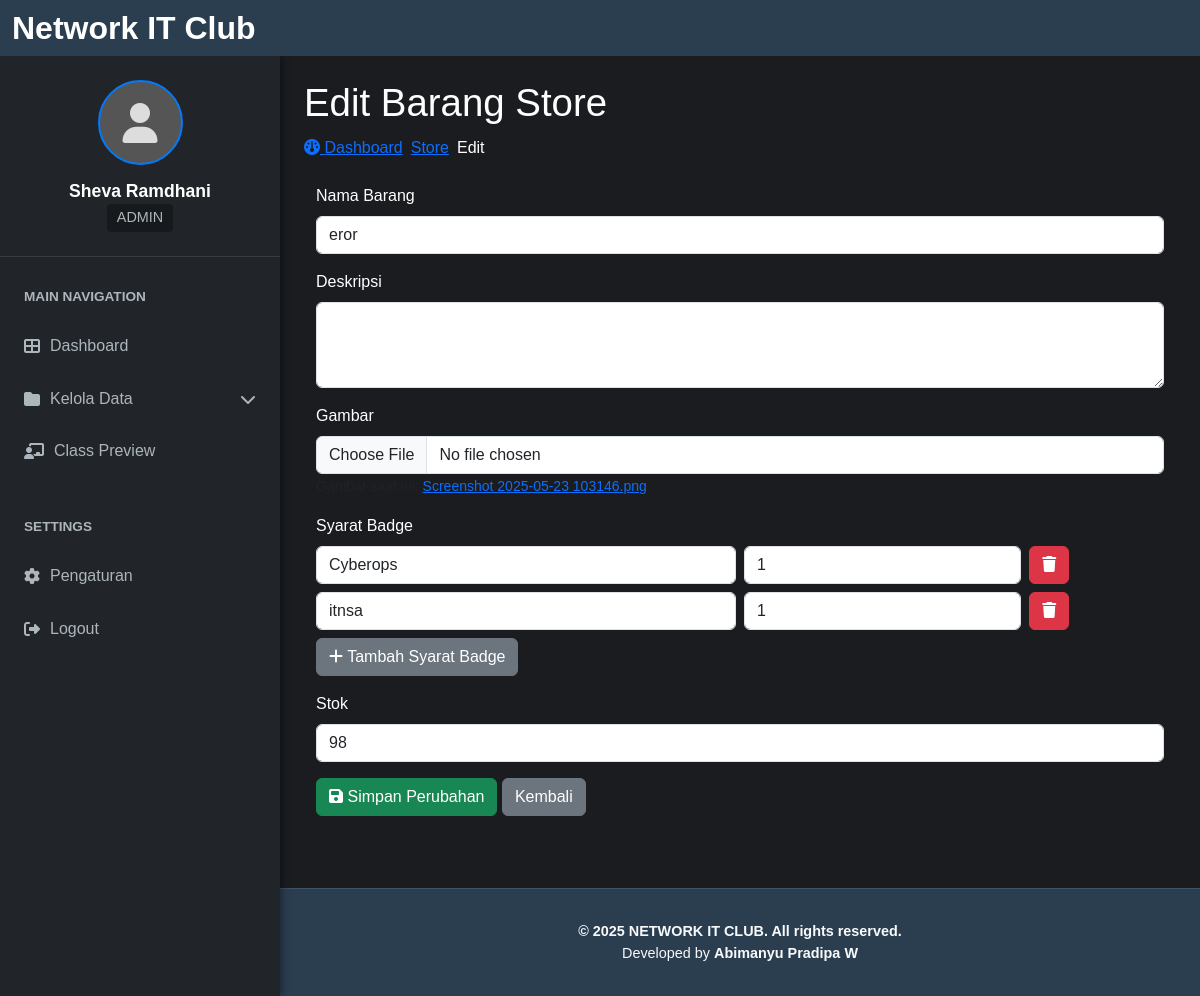
The app's page /dashboard/store/edit.php?id=8 (signed in) with its own data.
### tables this page shows
CREATE TABLE `store_items` (
  `id` int(11) NOT NULL,
  `name` varchar(100) NOT NULL,
  `description` text DEFAULT NULL,
  `image_url` varchar(255) DEFAULT NULL,
  `stock` int(11) DEFAULT 0,
  `created_at` timestamp NOT NULL DEFAULT current_timestamp()
);

CREATE TABLE `store_item_badge_rules` (
  `id` int(11) NOT NULL,
  `store_item_id` int(11) NOT NULL,
  `badge_count_required` int(11) NOT NULL,
  `created_at` timestamp NOT NULL DEFAULT current_timestamp(),
  `badge_id` int(11) DEFAULT NULL
);

### dashboard/store/edit.php (the view, shortened to what this page needs)
<?php
require_once '../../includes/inc_koneksi.php';
require_once '../dashboard_header.php';
$page_title = "Edit Barang Store";
$error = '';
$item_id = isset($_GET['id']) ? (int)$_GET['id'] : 0;
$item_query = mysqli_query($koneksi, "SELECT * FROM store_items WHERE id = $item_id");
if (!$item_query) {
    $error .= " Kesalahan database saat mengambil data barang: " . mysqli_error($koneksi);
    $item = null;
} else {
    $item = mysqli_fetch_assoc($item_query);
}
$item_badges_query = mysqli_query($koneksi, "SELECT badge_id, badge_count_required FROM store_item_badge_rules WHERE store_item_id = $item_id");
$item_badges = [];
if ($item_badges_query) {
    while ($row = mysqli_fetch_assoc($item_badges_query)) {
        $item_badges[] = $row;
    }
} else {
    $error .= " Kesalahan database saat mengambil aturan badge: " . mysqli_error($koneksi);
}
$badges_result = mysqli_query($koneksi, "SELECT id, name FROM badges ORDER BY name");
$badges_data = [];
if ($badges_result) {
    while ($badge_row = mysqli_fetch_assoc($badges_result)) {
        $badges_data[] = $badge_row;
    }
} else {
    $error .= " Kesalahan database saat mengambil daftar badge: " . mysqli_error($koneksi);
}
?>
<div class="content-wrapper mb-5">
    <section class="content-header">
        <h1><?= $page_title ?></h1>
        <ol class="breadcrumb gap-2">
            <li><a href="../../index.php"><i class="fa fa-dashboard"></i> Dashboard</a></li>
            <li><a href="index.php">Store</a></li>
            <li class="active">Edit</li>
        </ol>
    </section>
    <div class="container mt-4">
        <form method="POST" enctype="multipart/form-data">
            <div class="mb-3">
                <label class="form-label">Nama Barang</label>
                <input type="text" name="name" class="form-control" value="<?= htmlspecialchars($item['name'] ?? '') ?>" required>
            </div>
            <div class="mb-3">
                <label class="form-label">Deskripsi</label>
                <textarea name="description" class="form-control" rows="3"><?= htmlspecialchars($item['description'] ?? '') ?></textarea>
            </div>
            <div class="mb-3">
                <label class="form-label">Gambar</label>
                <input type="file" name="image" class="form-control">
                <?php if (!empty($item['image_url'])): ?>
                    <small class="form-text text-muted">Gambar saat ini: <a href="../../uploads/<?= htmlspecialchars($item['image_url']) ?>" target="_blank"><?= htmlspecialchars($item['image_url']) ?></a></small>
                <?php endif; ?>
            </div>
            <div id="badge-section">
                <label class="form-label">Syarat Badge</label>
                <?php if (!empty($item_badges)): ?>
                    <?php foreach ($item_badges as $key => $rule): ?>
                        <div class="row g-2 mb-2 badge-rule-group">
                            <div class="col-md-6">
                                <select name="badge_ids[]" class="form-control" required>
                                    <?php
                                    foreach ($badges_data as $badge):
                                        $selected = ((string)$badge['id'] === (string)($rule['badge_id'] ?? '')) ? 'selected' : '';
                                        echo "<option value=\"" . htmlspecialchars($badge['id']) . "\" {$selected}>" . htmlspecialchars($badge['name']) . "</option>";
                                    endforeach;
                                    ?>
                                </select>
                            </div>
                            <div class="col-md-4">
                                <input type="number" name="badge_counts[]" class="form-control" min="1" placeholder="Jumlah badge" value="<?= htmlspecialchars($rule['badge_count_required'] ?? '') ?>" required>
                            </div>
                            <div class="col-md-2">
                                <button type="button" class="btn btn-danger remove-badge"><i class="fa fa-trash"></i></button>
                            </div>
                        </div>
                    <?php endforeach; ?>
                <?php endif; ?>
            </div>
            <button type="button" class="btn btn-secondary mb-3" id="add-badge-btn"><i class="fa fa-plus"></i> Tambah Syarat Badge</button>
            <div class="mb-3">
                <label class="form-label">Stok</label>
                <input type="number" name="stock" class="form-control" min="0" value="<?= htmlspecialchars($item['stock'] ?? '') ?>" required>
            </div>
            <button type="submit" class="btn btn-success"><i class="fa fa-save"></i> Simpan Perubahan</button>
            <a href="index.php" class="btn btn-secondary">Kembali</a>
        </form>
    </div>
</div>
<?php require_once '../dashboard_footer.php'; ?>

### css/dashboard.css (style rules this page uses)
:root { --sidebar-width: 280px; --navbar-height: 56px; --footer-height: 60px; --header-bg: #2b3e50; --sidebar-bg: #212529; --main-content-bg: #1a1c20; --text-color: #ffffff; --accent-color: #007bff; --muted-text: #adb5bd; --navbar-brand-desktop-size: 2rem; --navbar-brand-tablet-size: 1.5rem; --navbar-brand-mobile-size: 1.25rem; --profile-name-desktop-size: 1.1rem; --profile-name-tablet-size: 1rem; --profile-name-mobile-size: 0.9rem; --profile-role-desktop-size: 0.9rem; --profile-role-tablet-size: 0.8rem; --profile-role-mobile-size: 0.7rem; --sidebar-heading-desktop-size: 0.85rem; --sidebar-heading-tablet-size: 0.75rem; --sidebar-heading-mobile-size: 0.65rem; --list-item-desktop-size: 1rem; --list-item-tablet-size: 0.9rem; --list-item-mobile-size: 0.8rem; --card-icon-desktop-size: 5rem; --card-icon-mobile-size: 4.5rem; }
body { background-color: var(--main-content-bg); color: var(--text-color); font-family: "Segoe UI", Tahoma, Geneva, Verdana, sans-serif; margin: 0; min-height: 100vh; display: flex; flex-direction: column; }

### dashboard/css/class.css (style rules this page uses)
:root { --blue: #2a33bf; --white: #ffffff; --black: #000000; --bg: #121212; }
body { background-color: var(--bg); color: var(--white); font-family: Arial, sans-serif; text-decoration: none; }

### dashboard/css/material.css (style rules this page uses)
h1 { font-size: 2.4rem; margin-bottom: 10px; color: #fefefe; }

### records on screen
store_items: name "eror", image_url "Screenshot 2025-05-23 103146.png", stock "98"
store_item_badge_rules: badge_count_required "1"
store_item_badge_rules: badge_count_required "1"

### other values on screen
$logged_in_username "Sheva Ramdhani"
$logged_in_role "ADMIN"
$text "Dashboard"
$text "Kelola Data"
$text "Class Preview"
$page_title "Edit Barang Store"
form field value "Cyberops"
form field value "itnsa"
